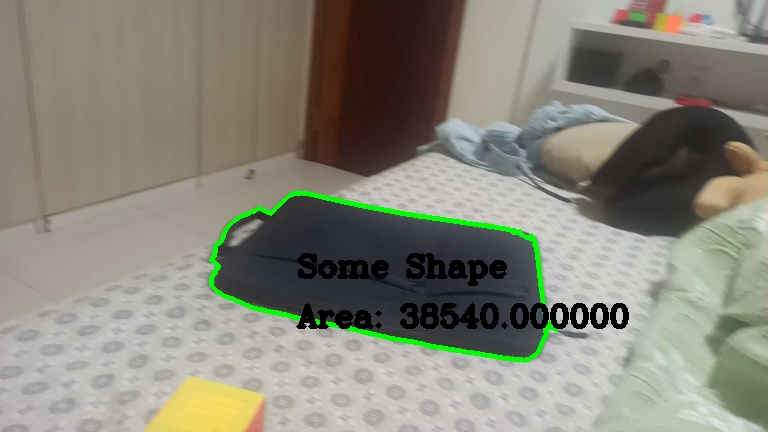
//> input picture projects/pictures_webcam/picture0.jpg, 768 x 432 px
$ ./shapeClassifier ../pictures_webcam/picture0.jpg   (built with g++ and OpenCV 4)
//> lines starting //> are read from the running program, lines starting //| are printed output that depends on the picture; after the words box and inside, x2 and y2 are one past the last pixel; in counts of white or black regions, pixels touching at a corner belong together
#include <iostream>
#include "opencv2/opencv.hpp"

using namespace cv;
using namespace std;

Point GetTextPoint(vector<Point> cnt);
string GetShape(vector<Point> cnt);

int main(int argc, char ** argv) {

    string path = samples::findFile(argv[1]);

    Mat img = imread(path);
//> img is the input picture: 432 rows x 768 cols, CV_8UC3; mean B, G, R 120.8, 133.5, 135.2
    if (img.empty()) return 1;

    Mat gray;
    cvtColor(img, gray, COLOR_BGR2GRAY);
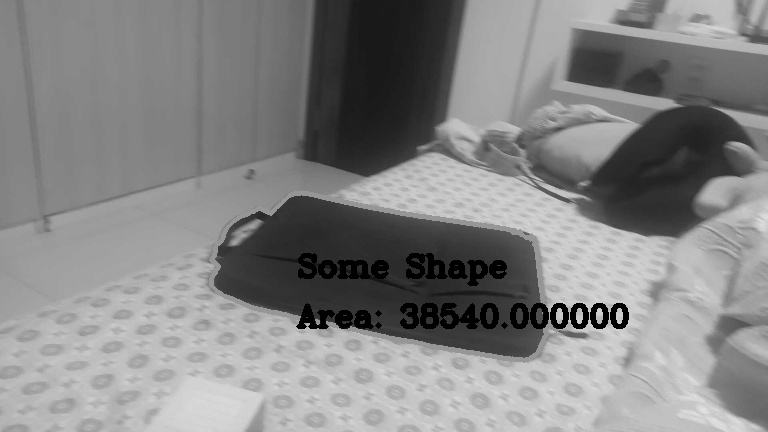
//> gray: 432 rows x 768 cols, CV_8UC1; min 0, max 227, mean 132.6

    Mat blur;
    GaussianBlur(gray, blur, Size(3, 3), 0);

    Mat canny;
    Canny(blur, canny, 226, 255);
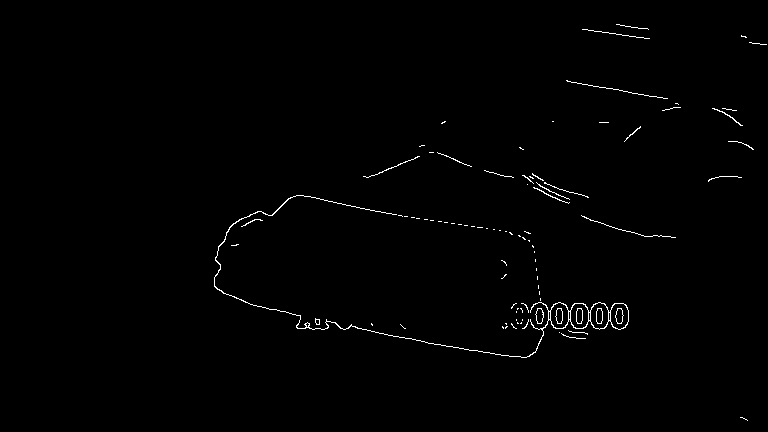
//> canny: 432 rows x 768 cols, CV_8UC1; 0.76% white in thin lines or dots, all inside (x1, y1, x2, y2) = (214, 24, 767, 421)

    vector<vector<Point>> contours;
    findContours(canny, contours, RETR_EXTERNAL, CHAIN_APPROX_NONE);
//> contours = 86 contours, 84 with area under 20; largest, box (x1, y1, x2, y2) and area: (214, 195, 629, 358) 1796, (535, 308, 544, 324) 89
    if (!contours.empty()) {
        for (vector<Point> cnt : contours) {
            double peri = arcLength(cnt, true);
            vector<Point> approx;
            approxPolyDP(cnt, approx, peri * 0.02, true);

            string shape = GetShape(approx);
            Point pt = GetTextPoint(approx);

            putText(img, shape, pt, FONT_HERSHEY_COMPLEX, 1, Scalar::all(0), 3);

        }
//> this loop made 86 passes
//> (peri, approx, vert in GetShape, shape, rect in GetTextPoint, pt) on passes 9, 23, 24, 25, 26, 28: (3.41, 3 Points (x, y): [505, 323], [506, 324], [506, 323], 3, "Triangle", Rect(505, 323, 2, 2), Point(505, 324)), (4, 2 Points (x, y): [540, 298], [540, 300], 2, "Some Shape", Rect(540, 298, 1, 3), Point(540, 299)), (6, 2 Points (x, y): [539, 291], [539, 294], 2, "Some Shape", Rect(539, 291, 1, 4), Point(539, 293)), (6, 2 Points (x, y): [538, 285], [538, 288], 2, "Some Shape", Rect(538, 285, 1, 4), Point(538, 287)), (6, 2 Points (x, y): [537, 276], [537, 279], 2, "Some Shape", Rect(537, 276, 1, 4), Point(537, 278)), (4, 2 Points (x, y): [536, 268], [536, 270], 2, "Some Shape", Rect(536, 268, 1, 3), Point(536, 269))
//> (peri, vert in GetShape, ratio in GetShape, shape, rect in GetTextPoint, pt) on passes 1, 2, 5, 6, 7, 8: (16.49, 8, 0.5, "Ellipse", Rect(740, 417, 8, 4), Point(742, 419)), (52.14, 4, 0.24, "Rectangle", Rect(561, 333, 25, 6), Point(567, 336)), (6.24, 4, 1, "Square", Rect(505, 326, 3, 3), Point(505, 327)), (4.83, 4, 1.5, "Rectangle", Rect(502, 326, 2, 3), Point(502, 327)), (13.31, 4, 0.833, "Rectangle", Rect(400, 324, 6, 5), Point(401, 326)), (15.9, 8, 1, "Circle", Rect(511, 323, 6, 6), Point(512, 326))
//> pass 1, `putText(img, shape, pt, FONT_HERSHEY_COMPLEX, 1, Scalar::all(0), 3);`:
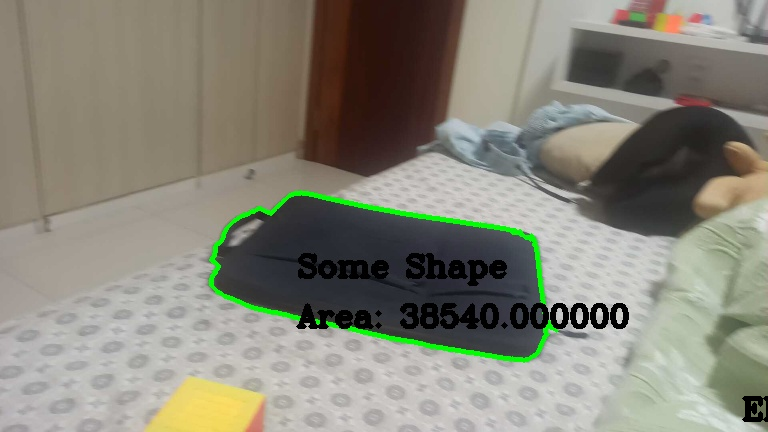
//> img: 432 rows x 768 cols, CV_8UC3; 0.14% of pixels changed, all inside (x1, y1, x2, y2) = (742, 396, 768, 422)
//> pass 2, `putText(img, shape, pt, FONT_HERSHEY_COMPLEX, 1, Scalar::all(0), 3);`:
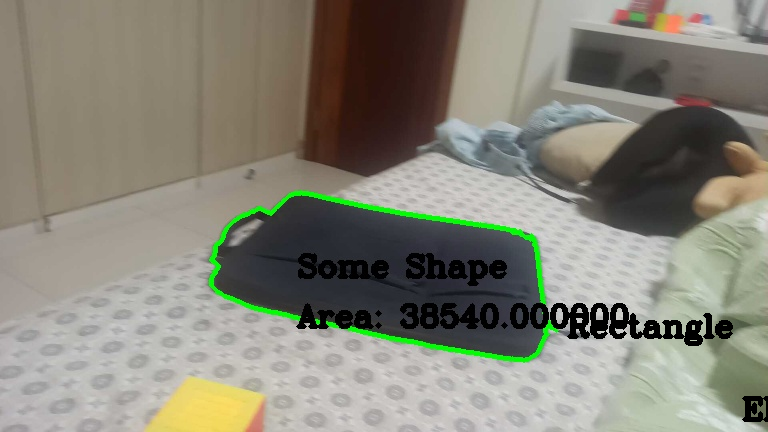
//> img: 432 rows x 768 cols, CV_8UC3; 0.67% of pixels changed, all inside (x1, y1, x2, y2) = (567, 313, 733, 346)
//> pass 3, `putText(img, shape, pt, FONT_HERSHEY_COMPLEX, 1, Scalar::all(0), 3);`:
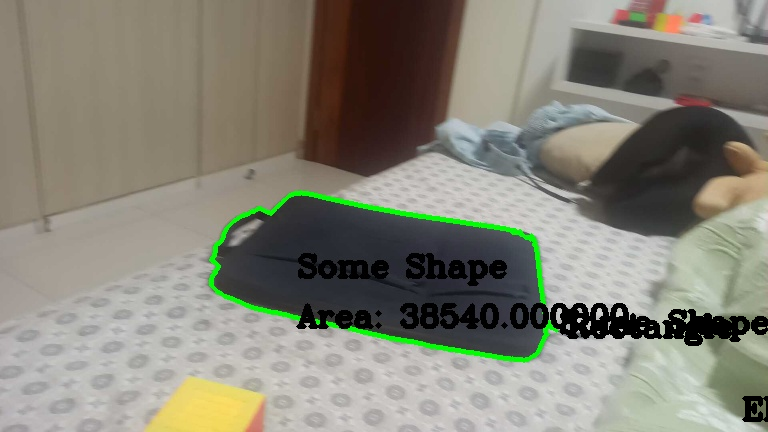
//> img: 432 rows x 768 cols, CV_8UC3; 0.5% of pixels changed, all inside (x1, y1, x2, y2) = (560, 309, 768, 342)
//> after the loop:
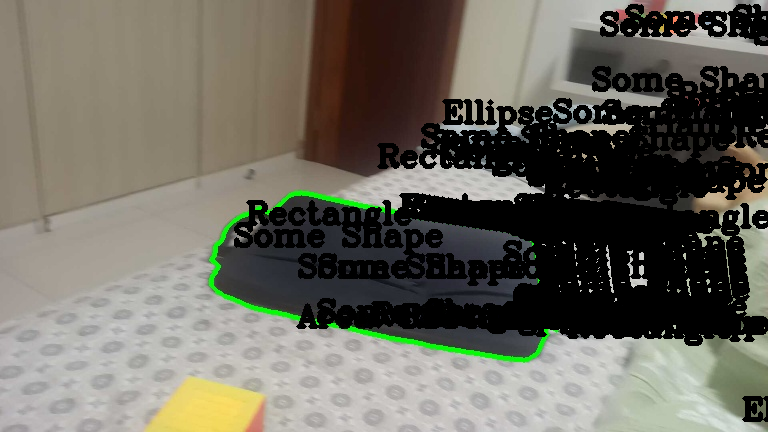
//> img: 432 rows x 768 cols, CV_8UC3; mean B, G, R 95, 105.3, 107.9
    }

    imshow("Display", img);
    waitKey(0);

    return 0;

}

Point GetTextPoint(vector<Point> cnt) {

    Rect rect = boundingRect(cnt);
    return Point(rect.x + rect.width / 4, rect.y + rect.height / 2);

}

double GetRatio(vector<Point> cnt) {

    Rect rect = boundingRect(cnt);
    return rect.height / (double) rect.width;

}

string GetShape(vector<Point> cnt) {

    string shape = "-1";
    int vert = cnt.size();
    if (vert == 3) shape = "Triangle";
    if (vert == 4) {
        double ratio = GetRatio(cnt);
        if (abs(ratio - 1) <= 0.04) shape = "Square";
        else shape = "Rectangle";
    }
    if (vert == 8) {
        double ratio = GetRatio(cnt);
        if (abs(ratio - 1) <= 0.04) shape = "Circle";
        else shape = "Ellipse";
    }
    if (vert == 10 && !isContourConvex(cnt)) shape = "Star";

    if (shape == "-1") return "Some Shape";
    return shape;

}

$ run again, on projects/pictures_webcam/picture2.jpg
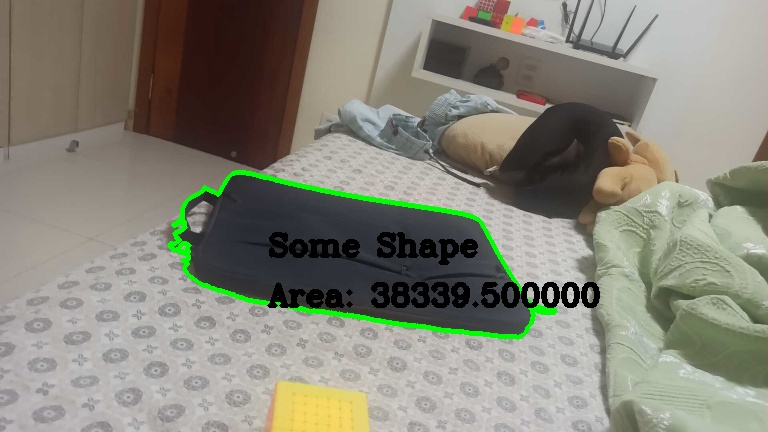
//> input picture projects/pictures_webcam/picture2.jpg, 768 x 432 px
//> img is the input picture: 432 rows x 768 cols, CV_8UC3; mean B, G, R 120.3, 132.8, 134
//> `Canny(blur, canny, 226, 255);`:
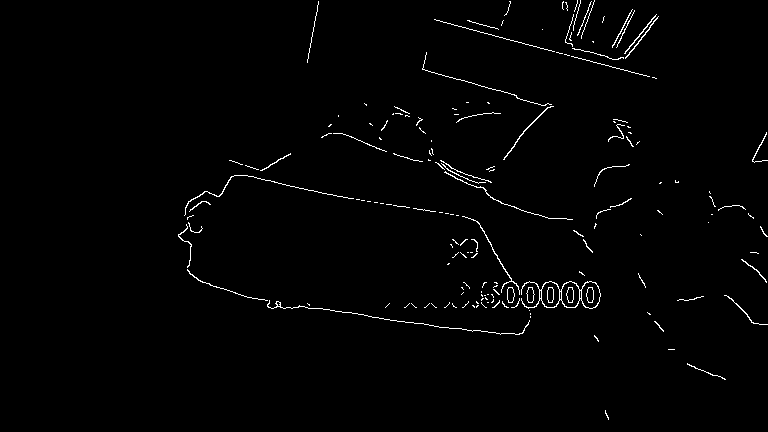
//> canny: 432 rows x 768 cols, CV_8UC1; 1.3% white in thin lines or dots, all inside (x1, y1, x2, y2) = (178, 0, 768, 420)
//> contours = 165 contours, 153 with area under 20; largest, box (x1, y1, x2, y2) and area: (521, 281, 601, 309) 1281, (507, 287, 515, 303) 87, (526, 287, 535, 303) 84, (503, 106, 554, 160) 45, (462, 216, 520, 295) 42
//> the loop `for (vector<Point> cnt : contours)` made 165 passes
//> (peri, vert in GetShape, shape, rect in GetTextPoint, pt) on passes 1, 8, 12: (20.49, 6, "Some Shape", Rect(605, 410, 4, 10), Point(606, 415)), (7.66, 5, "Some Shape", Rect(647, 312, 4, 3), Point(648, 313)), (13.07, 9, "Some Shape", Rect(452, 303, 5, 5), Point(453, 305))
//> after the loop `for (vector<Point> cnt : contours)`:
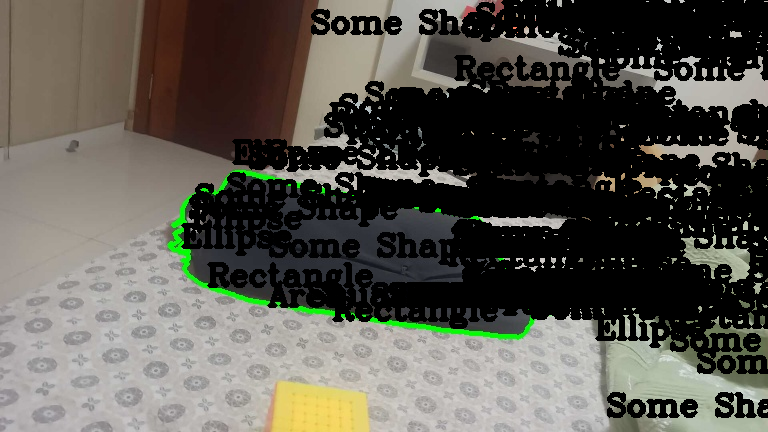
//> img: 432 rows x 768 cols, CV_8UC3; mean B, G, R 78.2, 85.9, 88.2

$ run again, on projects/pictures_webcam/picture3.jpg
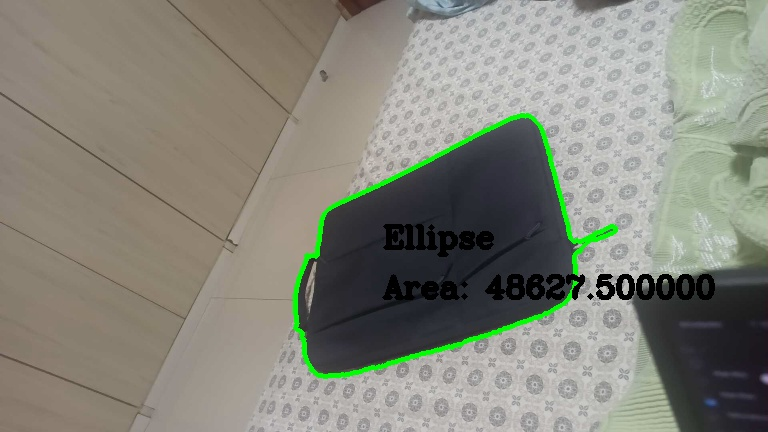
//> input picture projects/pictures_webcam/picture3.jpg, 768 x 432 px
//> img is the input picture: 432 rows x 768 cols, CV_8UC3; mean B, G, R 121.9, 132.8, 132.6
//> `Canny(blur, canny, 226, 255);`:
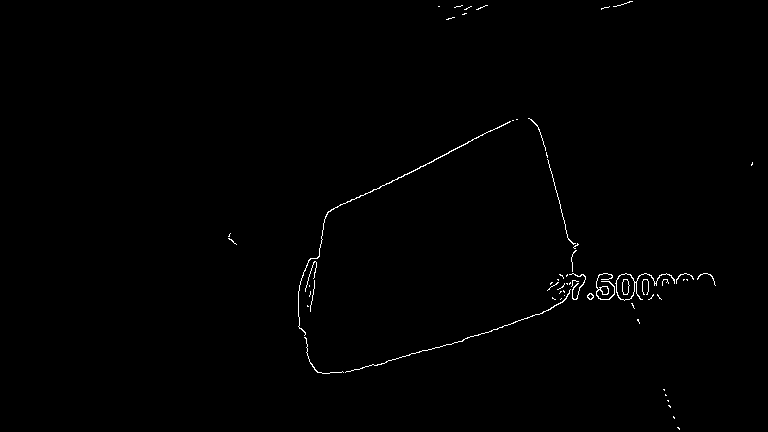
//> canny: 432 rows x 768 cols, CV_8UC1; 0.55% white in thin lines or dots, all inside (x1, y1, x2, y2) = (228, 1, 753, 430)
//> contours = 60 contours, 54 with area under 20; largest, box (x1, y1, x2, y2) and area: (615, 273, 675, 301) 424, (298, 121, 511, 336) 86, (596, 273, 615, 300) 78, (345, 289, 571, 373) 34, (587, 293, 594, 300) 28, (569, 273, 586, 300) 20
//> the loop `for (vector<Point> cnt : contours)` made 60 passes
//> (peri, vert in GetShape, shape, rect in GetTextPoint, pt) on passes 7, 8, 10, 12, 18, 23: (139.4, 6, "Some Shape", Rect(304, 337, 40, 36), Point(314, 355)), (10.24, 7, "Some Shape", Rect(637, 319, 3, 5), Point(637, 321)), (13.07, 10, "Star", Rect(631, 303, 4, 6), Point(632, 306)), (8.24, 6, "Some Shape", Rect(552, 297, 4, 3), Point(553, 298)), (10.83, 6, "Some Shape", Rect(309, 291, 2, 6), Point(309, 294)), (20.73, 6, "Some Shape", Rect(557, 283, 8, 7), Point(559, 286))
//> after the loop `for (vector<Point> cnt : contours)`:
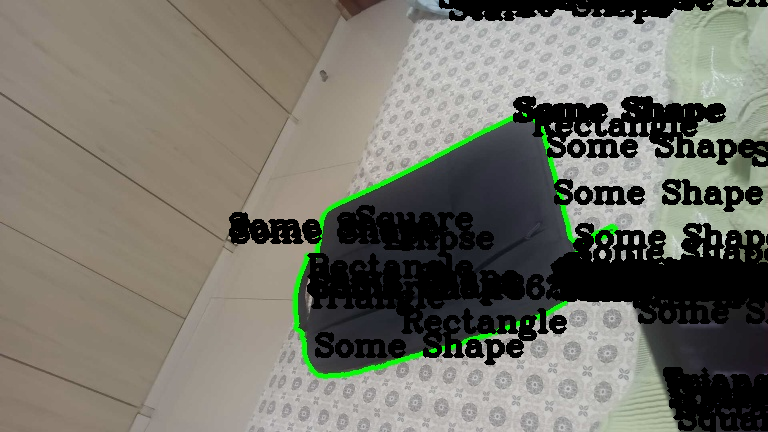
//> img: 432 rows x 768 cols, CV_8UC3; mean B, G, R 105.4, 115.1, 116.2

$ run again, on projects/pictures_webcam/picture4.jpg
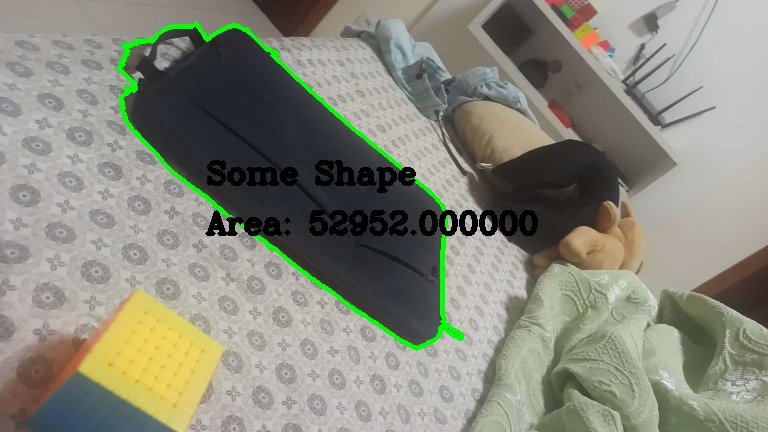
//> input picture projects/pictures_webcam/picture4.jpg, 768 x 432 px
//> img is the input picture: 432 rows x 768 cols, CV_8UC3; mean B, G, R 122.5, 135.7, 135
//> `Canny(blur, canny, 226, 255);`:
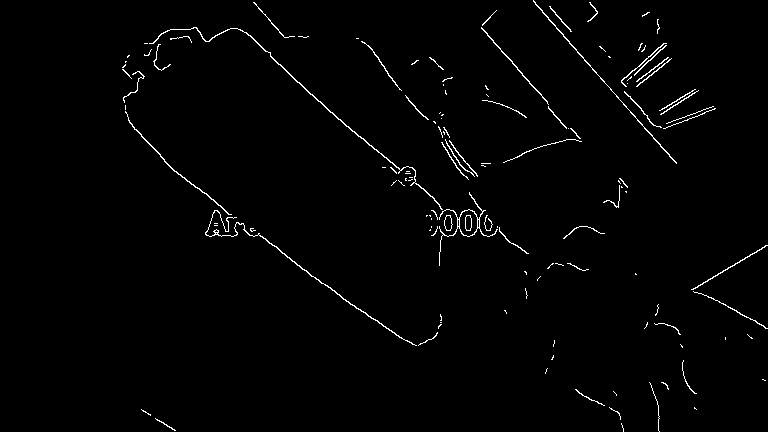
//> canny: 432 rows x 768 cols, CV_8UC1; 1.4% white in thin lines or dots, all inside (x1, y1, x2, y2) = (122, 0, 768, 432)
//> contours = 128 contours, 105 with area under 20; largest, box (x1, y1, x2, y2) and area: (439, 192, 498, 266) 473, (149, 27, 443, 210) 204, (205, 210, 417, 346) 150, (533, 0, 677, 164) 109, (444, 215, 453, 231) 90
//> the loop `for (vector<Point> cnt : contours)` made 128 passes
//> (peri, vert in GetShape, shape, rect in GetTextPoint, pt) on passes 1, 3, 8, 10, 12, 14: (17.66, 10, "Star", Rect(621, 423, 3, 9), Point(621, 427)), (23.56, 7, "Some Shape", Rect(141, 409, 10, 7), Point(143, 412)), (22.73, 9, "Some Shape", Rect(661, 382, 8, 8), Point(663, 386)), (6.83, 6, "Some Shape", Rect(762, 379, 4, 2), Point(763, 380)), (80.18, 7, "Some Shape", Rect(682, 360, 15, 34), Point(685, 377)), (7.66, 5, "Some Shape", Rect(680, 344, 3, 4), Point(680, 346))
//> after the loop `for (vector<Point> cnt : contours)`:
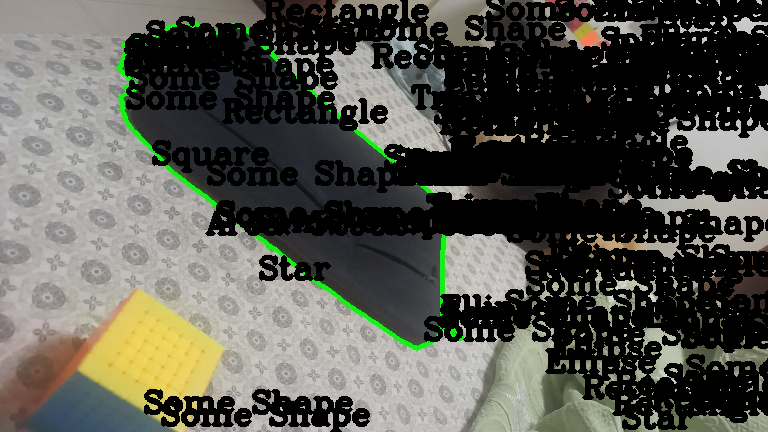
//> img: 432 rows x 768 cols, CV_8UC3; mean B, G, R 76.5, 84.6, 84.6
